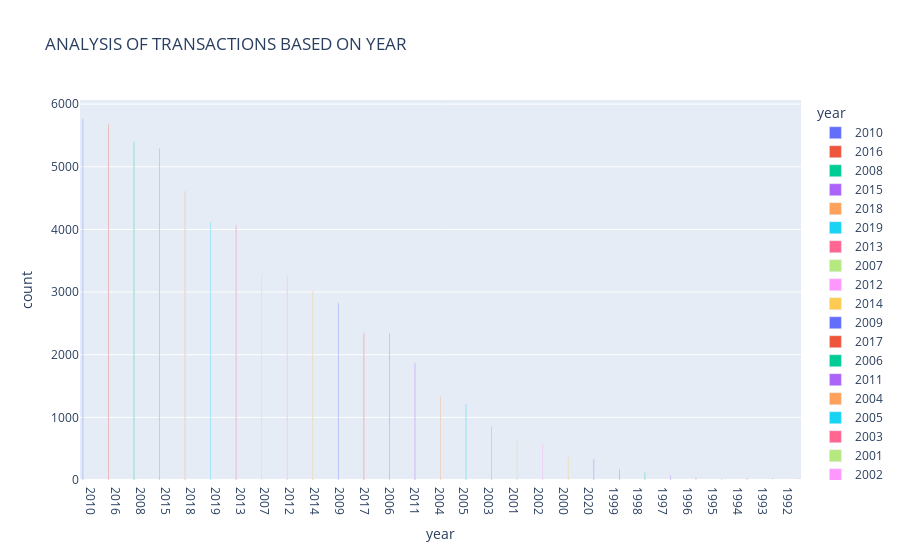

Notebook cell for this chart:
### Code cell
df=data.groupby('year')['year'].agg(['count']).sort_values(by='count',ascending=False)
df=df.reset_index()
px.bar(data_frame=df,x='year',y='count',color='year',barmode='group',text_auto=True,title='Analysis of transactions based on year'.upper())

### Figure 1 — Plotly figure (JSON) as saved in the notebook; plotly's stock layout.template omitted (floating-point values rounded to 4 significant figures)
{"data": [{"alignmentgroup": "True", "hovertemplate": "year=%{x}<br>count=%{y}<extra></extra>", "legendgroup": "2010", "marker": {"color": "#636efa", "pattern": {"shape": ""}}, "name": "2010", "offsetgroup": "2010", "orientation": "v", "showlegend": true, "textposition": "auto", "texttemplate": "%{y}", "type": "bar", "x": ["2010"], "xaxis": "x", "y": [5763], "yaxis": "y"}, {"alignmentgroup": "True", "hovertemplate": "year=%{x}<br>count=%{y}<extra></extra>", "legendgroup": "2016", "marker": {"color": "#EF553B", "pattern": {"shape": ""}}, "name": "2016", "offsetgroup": "2016", "orientation": "v", "showlegend": true, "textposition": "auto", "texttemplate": "%{y}", "type": "bar", "x": ["2016"], "xaxis": "x", "y": [5670], "yaxis": "y"}, {"alignmentgroup": "True", "hovertemplate": "year=%{x}<br>count=%{y}<extra></extra>", "legendgroup": "2008", "marker": {"color": "#00cc96", "pattern": {"shape": ""}}, "name": "2008", "offsetgroup": "2008", "orientation": "v", "showlegend": true, "textposition": "auto", "texttemplate": "%{y}", "type": "bar", "x": ["2008"], "xaxis": "x", "y": [5399], "yaxis": "y"}, {"alignmentgroup": "True", "hovertemplate": "year=%{x}<br>count=%{y}<extra></extra>", "legendgroup": "2015", "marker": {"color": "#ab63fa", "pattern": {"shape": ""}}, "name": "2015", "offsetgroup": "2015", "orientation": "v", "showlegend": true, "textposition": "auto", "texttemplate": "%{y}", "type": "bar", "x": ["2015"], "xaxis": "x", "y": [5289], "yaxis": "y"}, {"alignmentgroup": "True", "hovertemplate": "year=%{x}<br>count=%{y}<extra></extra>", "legendgroup": "2018", "marker": {"color": "#FFA15A", "pattern": {"shape": ""}}, "name": "2018", "offsetgroup": "2018", "orientation": "v", "showlegend": true, "textposition": "auto", "texttemplate": "%{y}", "type": "bar", "x": ["2018"], "xaxis": "x", "y": [4605], "yaxis": "y"}, {"alignmentgroup": "True", "hovertemplate": "year=%{x}<br>count=%{y}<extra></extra>", "legendgroup": "2019", "marker": {"color": "#19d3f3", "pattern": {"shape": ""}}, "name": "2019", "offsetgroup": "2019", "orientation": "v", "showlegend": true, "textposition": "auto", "texttemplate": "%{y}", "type": "bar", "x": ["2019"], "xaxis": "x", "y": [4117], "yaxis": "y"}, {"alignmentgroup": "True", "hovertemplate": "year=%{x}<br>count=%{y}<extra></extra>", "legendgroup": "2013", "marker": {"color": "#FF6692", "pattern": {"shape": ""}}, "name": "2013", "offsetgroup": "2013", "orientation": "v", "showlegend": true, "textposition": "auto", "texttemplate": "%{y}", "type": "bar", "x": ["2013"], "xaxis": "x", "y": [4067], "yaxis": "y"}, {"alignmentgroup": "True", "hovertemplate": "year=%{x}<br>count=%{y}<extra></extra>", "legendgroup": "2007", "marker": {"color": "#B6E880", "pattern": {"shape": ""}}, "name": "2007", "offsetgroup": "2007", "orientation": "v", "showlegend": true, "textposition": "auto", "texttemplate": "%{y}", "type": "bar", "x": ["2007"], "xaxis": "x", "y": [3273], "yaxis": "y"}, {"alignmentgroup": "True", "hovertemplate": "year=%{x}<br>count=%{y}<extra></extra>", "legendgroup": "2012", "marker": {"color": "#FF97FF", "pattern": {"shape": ""}}, "name": "2012", "offsetgroup": "2012", "orientation": "v", "showlegend": true, "textposition": "auto", "texttemplate": "%{y}", "type": "bar", "x": ["2012"], "xaxis": "x", "y": [3251], "yaxis": "y"}, {"alignmentgroup": "True", "hovertemplate": "year=%{x}<br>count=%{y}<extra></extra>", "legendgroup": "2014", "marker": {"color": "#FECB52", "pattern": {"shape": ""}}, "name": "2014", "offsetgroup": "2014", "orientation": "v", "showlegend": true, "textposition": "auto", "texttemplate": "%{y}", "type": "bar", "x": ["2014"], "xaxis": "x", "y": [3017], "yaxis": "y"}, {"alignmentgroup": "True", "hovertemplate": "year=%{x}<br>count=%{y}<extra></extra>", "legendgroup": "2009", "marker": {"color": "#636efa", "pattern": {"shape": ""}}, "name": "2009", "offsetgroup": "2009", "orientation": "v", "showlegend": true, "textposition": "auto", "texttemplate": "%{y}", "type": "bar", "x": ["2009"], "xaxis": "x", "y": [2825], "yaxis": "y"}, {"alignmentgroup": "True", "hovertemplate": "year=%{x}<br>count=%{y}<extra></extra>", "legendgroup": "2017", "marker": {"color": "#EF553B", "pattern": {"shape": ""}}, "name": "2017", "offsetgroup": "2017", "orientation": "v", "showlegend": true, "textposition": "auto", "texttemplate": "%{y}", "type": "bar", "x": ["2017"], "xaxis": "x", "y": [2344], "yaxis": "y"}, {"alignmentgroup": "True", "hovertemplate": "year=%{x}<br>count=%{y}<extra></extra>", "legendgroup": "2006", "marker": {"color": "#00cc96", "pattern": {"shape": ""}}, "name": "2006", "offsetgroup": "2006", "orientation": "v", "showlegend": true, "textposition": "auto", "texttemplate": "%{y}", "type": "bar", "x": ["2006"], "xaxis": "x", "y": [2339], "yaxis": "y"}, {"alignmentgroup": "True", "hovertemplate": "year=%{x}<br>count=%{y}<extra></extra>", "legendgroup": "2011", "marker": {"color": "#ab63fa", "pattern": {"shape": ""}}, "name": "2011", "offsetgroup": "2011", "orientation": "v", "showlegend": true, "textposition": "auto", "texttemplate": "%{y}", "type": "bar", "x": ["2011"], "xaxis": "x", "y": [1867], "yaxis": "y"}, {"alignmentgroup": "True", "hovertemplate": "year=%{x}<br>count=%{y}<extra></extra>", "legendgroup": "2004", "marker": {"color": "#FFA15A", "pattern": {"shape": ""}}, "name": "2004", "offsetgroup": "2004", "orientation": "v", "showlegend": true, "textposition": "auto", "texttemplate": "%{y}", "type": "bar", "x": ["2004"], "xaxis": "x", "y": [1339], "yaxis": "y"}, {"alignmentgroup": "True", "hovertemplate": "year=%{x}<br>count=%{y}<extra></extra>", "legendgroup": "2005", "marker": {"color": "#19d3f3", "pattern": {"shape": ""}}, "name": "2005", "offsetgroup": "2005", "orientation": "v", "showlegend": true, "textposition": "auto", "texttemplate": "%{y}", "type": "bar", "x": ["2005"], "xaxis": "x", "y": [1215], "yaxis": "y"}, {"alignmentgroup": "True", "hovertemplate": "year=%{x}<br>count=%{y}<extra></extra>", "legendgroup": "2003", "marker": {"color": "#FF6692", "pattern": {"shape": ""}}, "name": "2003", "offsetgroup": "2003", "orientation": "v", "showlegend": true, "textposition": "auto", "texttemplate": "%{y}", "type": "bar", "x": ["2003"], "xaxis": "x", "y": [855], "yaxis": "y"}, {"alignmentgroup": "True", "hovertemplate": "year=%{x}<br>count=%{y}<extra></extra>", "legendgroup": "2001", "marker": {"color": "#B6E880", "pattern": {"shape": ""}}, "name": "2001", "offsetgroup": "2001", "orientation": "v", "showlegend": true, "textposition": "auto", "texttemplate": "%{y}", "type": "bar", "x": ["2001"], "xaxis": "x", "y": [608], "yaxis": "y"}, {"alignmentgroup": "True", "hovertemplate": "year=%{x}<br>count=%{y}<extra></extra>", "legendgroup": "2002", "marker": {"color": "#FF97FF", "pattern": {"shape": ""}}, "name": "2002", "offsetgroup": "2002", "orientation": "v", "showlegend": true, "textposition": "auto", "texttemplate": "%{y}", "type": "bar", "x": ["2002"], "xaxis": "x", "y": [562], "yaxis": "y"}, {"alignmentgroup": "True", "hovertemplate": "year=%{x}<br>count=%{y}<extra></extra>", "legendgroup": "2000", "marker": {"color": "#FECB52", "pattern": {"shape": ""}}, "name": "2000", "offsetgroup": "2000", "orientation": "v", "showlegend": true, "textposition": "auto", "texttemplate": "%{y}", "type": "bar", "x": ["2000"], "xaxis": "x", "y": [360], "yaxis": "y"}, {"alignmentgroup": "True", "hovertemplate": "year=%{x}<br>count=%{y}<extra></extra>", "legendgroup": "2020", "marker": {"color": "#636efa", "pattern": {"shape": ""}}, "name": "2020", "offsetgroup": "2020", "orientation": "v", "showlegend": true, "textposition": "auto", "texttemplate": "%{y}", "type": "bar", "x": ["2020"], "xaxis": "x", "y": [323], "yaxis": "y"}, {"alignmentgroup": "True", "hovertemplate": "year=%{x}<br>count=%{y}<extra></extra>", "legendgroup": "1999", "marker": {"color": "#EF553B", "pattern": {"shape": ""}}, "name": "1999", "offsetgroup": "1999", "orientation": "v", "showlegend": true, "textposition": "auto", "texttemplate": "%{y}", "type": "bar", "x": ["1999"], "xaxis": "x", "y": [168], "yaxis": "y"}, {"alignmentgroup": "True", "hovertemplate": "year=%{x}<br>count=%{y}<extra></extra>", "legendgroup": "1998", "marker": {"color": "#00cc96", "pattern": {"shape": ""}}, "name": "1998", "offsetgroup": "1998", "orientation": "v", "showlegend": true, "textposition": "auto", "texttemplate": "%{y}", "type": "bar", "x": ["1998"], "xaxis": "x", "y": [124], "yaxis": "y"}, {"alignmentgroup": "True", "hovertemplate": "year=%{x}<br>count=%{y}<extra></extra>", "legendgroup": "1997", "marker": {"color": "#ab63fa", "pattern": {"shape": ""}}, "name": "1997", "offsetgroup": "1997", "orientation": "v", "showlegend": true, "textposition": "auto", "texttemplate": "%{y}", "type": "bar", "x": ["1997"], "xaxis": "x", "y": [67], "yaxis": "y"}, {"alignmentgroup": "True", "hovertemplate": "year=%{x}<br>count=%{y}<extra></extra>", "legendgroup": "1996", "marker": {"color": "#FFA15A", "pattern": {"shape": ""}}, "name": "1996", "offsetgroup": "1996", "orientation": "v", "showlegend": true, "textposition": "auto", "texttemplate": "%{y}", "type": "bar", "x": ["1996"], "xaxis": "x", "y": [36], "yaxis": "y"}, {"alignmentgroup": "True", "hovertemplate": "year=%{x}<br>count=%{y}<extra></extra>", "legendgroup": "1995", "marker": {"color": "#19d3f3", "pattern": {"shape": ""}}, "name": "1995", "offsetgroup": "1995", "orientation": "v", "showlegend": true, "textposition": "auto", "texttemplate": "%{y}", "type": "bar", "x": ["1995"], "xaxis": "x", "y": [11], "yaxis": "y"}, {"alignmentgroup": "True", "hovertemplate": "year=%{x}<br>count=%{y}<extra></extra>", "legendgroup": "1994", "marker": {"color": "#FF6692", "pattern": {"shape": ""}}, "name": "1994", "offsetgroup": "1994", "orientation": "v", "showlegend": true, "textposition": "auto", "texttemplate": "%{y}", "type": "bar", "x": ["1994"], "xaxis": "x", "y": [9], "yaxis": "y"}, {"alignmentgroup": "True", "hovertemplate": "year=%{x}<br>count=%{y}<extra></extra>", "legendgroup": "1993", "marker": {"color": "#B6E880", "pattern": {"shape": ""}}, "name": "1993", "offsetgroup": "1993", "orientation": "v", "showlegend": true, "textposition": "auto", "texttemplate": "%{y}", "type": "bar", "x": ["1993"], "xaxis": "x", "y": [9], "yaxis": "y"}, {"alignmentgroup": "True", "hovertemplate": "year=%{x}<br>count=%{y}<extra></extra>", "legendgroup": "1992", "marker": {"color": "#FF97FF", "pattern": {"shape": ""}}, "name": "1992", "offsetgroup": "1992", "orientation": "v", "showlegend": true, "textposition": "auto", "texttemplate": "%{y}", "type": "bar", "x": ["1992"], "xaxis": "x", "y": [2], "yaxis": "y"}], "layout": {"barmode": "group", "legend": {"title": {"text": "year"}, "tracegroupgap": 0}, "title": {"text": "ANALYSIS OF TRANSACTIONS BASED ON YEAR"}, "xaxis": {"anchor": "y", "categoryarray": ["2010", "2016", "2008", "2015", "2018", "2019", "2013", "2007", "2012", "2014", "2009", "2017", "2006", "2011", "2004", "2005", "2003", "2001", "2002", "2000", "2020", "1999", "1998", "1997", "1996", "1995", "1994", "1993", "1992"], "categoryorder": "array", "domain": [0, 1], "title": {"text": "year"}}, "yaxis": {"anchor": "x", "domain": [0, 1], "title": {"text": "count"}}}}
